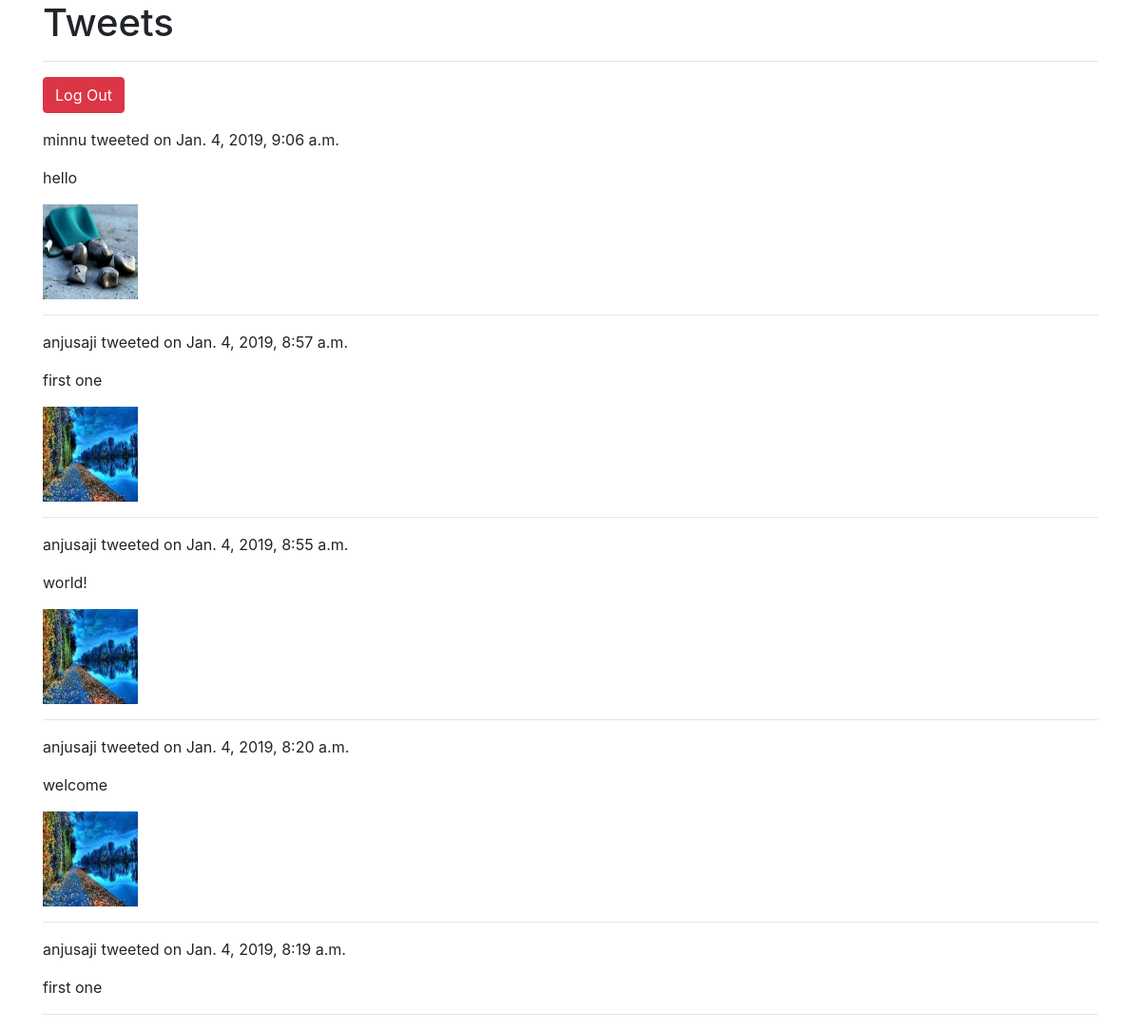
Page /tweets/ on the committed database.
### tweets/models.py (models this page shows)
class Tweet(models.Model):
	user = models.ForeignKey('auth.User', on_delete=models.CASCADE, db_index=True)
	text = models.CharField(max_length=256)
	photo = models.ImageField(upload_to='tweets/tweet/photo', blank=True, null=True)
	created_on = models.DateTimeField(auto_now_add=True)

### tweets/views.py (the view)
# urls.py: path('', views.TweetList.as_view(), name='tweet_list'),
class TweetList(generic.ListView):
	model = Tweet
	template_name = 'tweets/tweet-list.html'
	context_object_name = 'tweets'
	queryset = Tweet.objects.all().order_by('-created_on')

### tweets/templates/tweets/tweet-list.html (shortened to what this page needs)
{% extends 'accounts/base.html' %}
{% block content %}
	<h1>Tweets</h1>
	<hr />
<p>
<a class= "btn btn-danger" href="{% url 'accounts:login' %}">Log Out</a> </p>
	{% for tweet in tweets %}
		<p>{{ tweet.user.username }} tweeted on {{ tweet.created_on }}</p>
		<p>{{ tweet.text }}</p>
		<p>{% if tweet.photo %} <img src="{{ tweet.photo.url }}" alt="Smiley face" height="100" width="100">{% endif %}</p>
		<hr />
	{% empty %}
		<p>No tweets</p>
	{% endfor %}
{% endblock content %}

### accounts/templates/accounts/base.html
<html>
<head>
	{% load static %}
	<link rel="stylesheet" href="{% static 'accounts/bootstrap.min.css' %}" />
</head>
<body>
<div class="container">
	{% block content %}{% endblock content %}
</div>
</body>
</html>

### rows in the picture
Tweet: user.username "minnu", created_on "Jan. 4, 2019, 9:06 a.m.", text "hello", photo (picture)
Tweet: user.username "anjusaji", created_on "Jan. 4, 2019, 8:57 a.m.", text "first one", photo (picture)
Tweet: user.username "anjusaji", created_on "Jan. 4, 2019, 8:55 a.m.", text "world!", photo (picture)
Tweet: user.username "anjusaji", created_on "Jan. 4, 2019, 8:20 a.m.", text "welcome", photo (picture)
Tweet: user.username "anjusaji", created_on "Jan. 4, 2019, 8:19 a.m.", text "first one"
